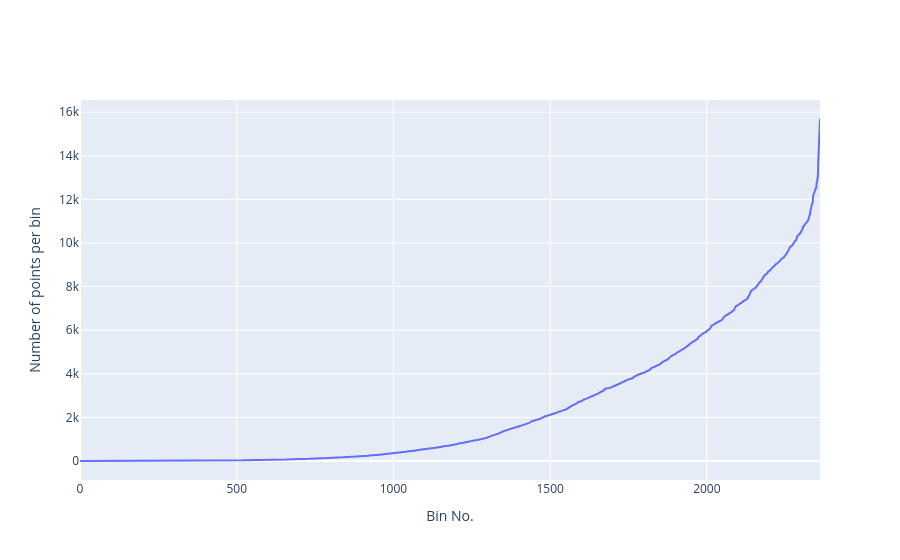

Notebook code cell kept with this figure:
### Code cell
_ = profileNo_vs_xy_bins(df_sampled, n_x_bins=100, n_y_bins=100, show_threshold=False, threshold_quantile=0.95, projection='npstere')

### Figure 1 — Plotly figure (JSON) as saved in the notebook; plotly's stock layout.template omitted (floating-point values rounded to 4 significant figures; data arrays with more than 128 entries replaced by an {"elided": "..."} marker saying what was removed)
{"data": [{"type": "scatter", "x": {"elided": "2362 int values"}, "y": {"elided": "2362 int values"}}], "layout": {"xaxis": {"title": {"text": "Bin No."}}, "yaxis": {"title": {"text": "Number of points per bin"}}}}
